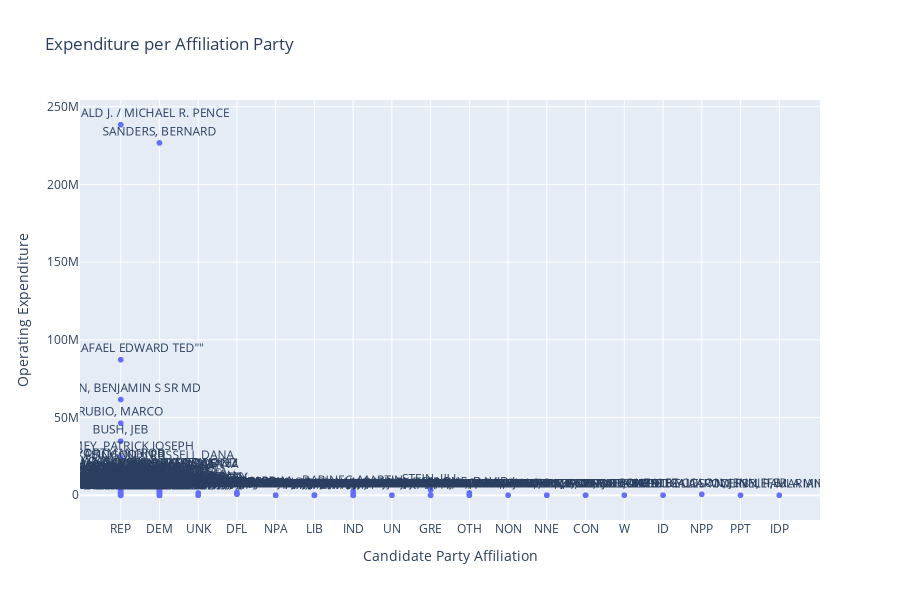

The code cell stored with this chart in its notebook:
### Code cell
fig = px.scatter(campaign_data, x= campaign_data['Candidate Party Affiliation'], y= campaign_data['Operating Expenditure'], hover_name= 'winner',text = 'Candidate Name',  title ='Expenditure per Affiliation Party')
fig.update_traces(textposition='top center')
fig.update_layout(
    height=600,)
fig.show()

### Figure 1 — Plotly figure (JSON) as saved in the notebook; plotly's stock layout.template omitted (floating-point values rounded to 4 significant figures; data arrays with more than 128 entries replaced by an {"elided": "..."} marker saying what was removed)
{"data": [{"hovertemplate": "<b>%{hovertext}</b><br><br>Candidate Party Affiliation=%{x}<br>Operating Expenditure=%{y}<br>Candidate Name=%{text}<extra></extra>", "hovertext": {"elided": "1551 int values"}, "legendgroup": "", "marker": {"color": "#636efa", "symbol": "circle"}, "mode": "markers+text", "name": "", "showlegend": false, "text": {"elided": "1551 str values"}, "textposition": "top center", "type": "scattergl", "x": {"elided": "1551 str values"}, "xaxis": "x", "y": {"elided": "1551 float values"}, "yaxis": "y"}], "layout": {"height": 600, "legend": {"tracegroupgap": 0}, "title": {"text": "Expenditure per Affiliation Party"}, "xaxis": {"anchor": "y", "domain": [0, 1], "title": {"text": "Candidate Party Affiliation"}}, "yaxis": {"anchor": "x", "domain": [0, 1], "title": {"text": "Operating Expenditure"}}}}
